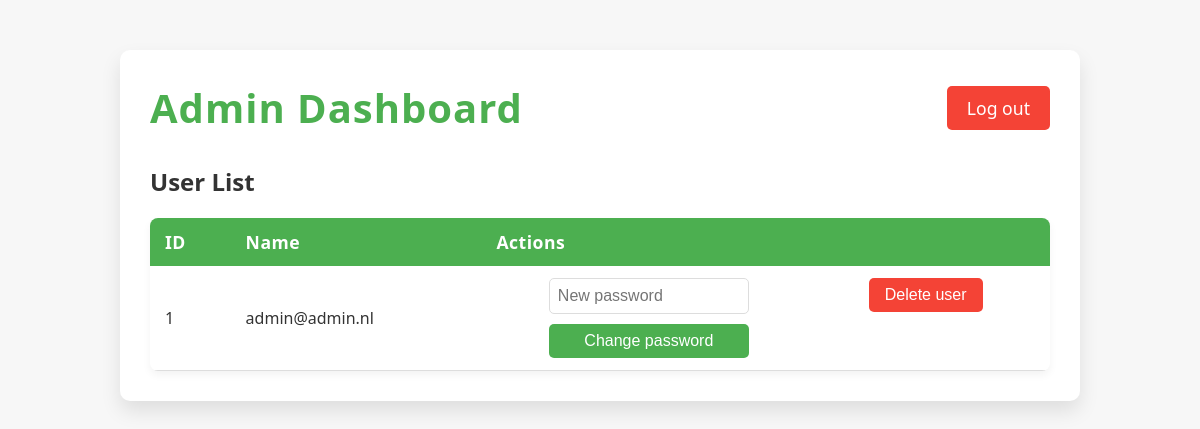
The app's page /admin/dashboard (signed in), older data.
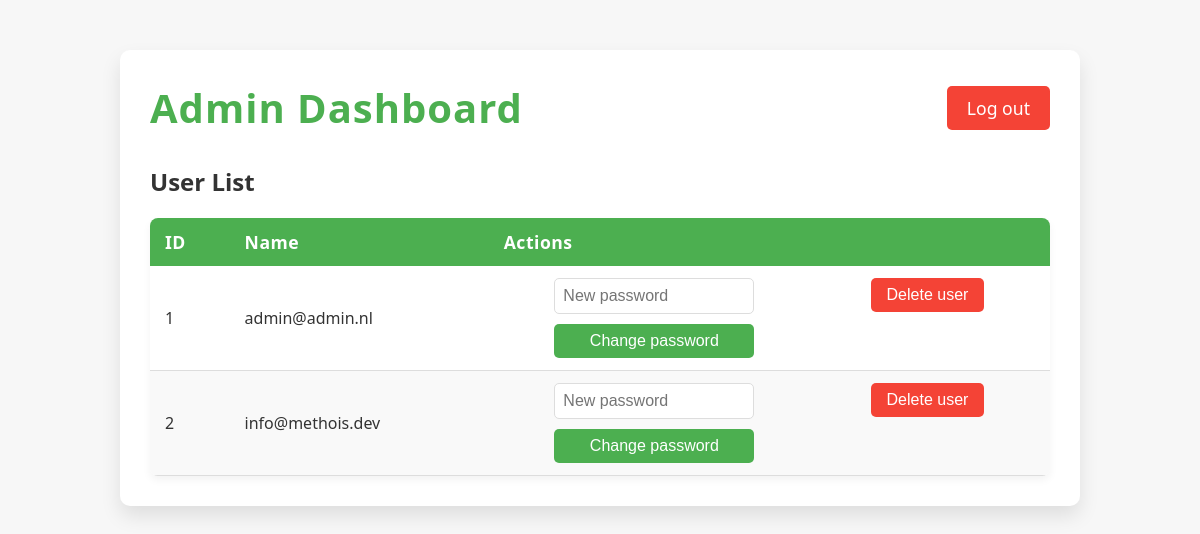
The same page, newer data.
### tables this page shows
CREATE TABLE gebruikers (
    id INTEGER PRIMARY KEY AUTOINCREMENT,
    naam TEXT NOT NULL,
    wachtwoord TEXT NOT NULL
);

### app.py (the view)
@app.route('/admin/dashboard')
def admin_dashboard():
    if not session.get('admin'):
        return redirect(url_for('admin_login'))
    conn = sqlite3.connect('database.db')
    cursor = conn.cursor()
    cursor.execute("SELECT id, naam, wachtwoord FROM gebruikers WHERE naam != 'admin'")
    users = cursor.fetchall()
    conn.close()
    return render_template('admin_dashboard.html', users=users)

### templates/admin_dashboard.html (shortened to what this page needs)
<!DOCTYPE html>
<html lang="en">
<head>
    <link rel="stylesheet" href="{{ url_for('static', filename='admin.css') }}">
</head>
<body>
    <div class="container">
        <header>
            <h1>Admin Dashboard</h1>
            <nav>
                <a href="{{ url_for('admin_logout') }}" class="logout-btn">Log out</a>
            </nav>
        </header>
        <section class="user-table">
            <h2>User List</h2>
            <table>
                <thead>
                    <tr>
                        <th>ID</th>
                        <th>Name</th>
                        <th>Actions</th>
                    </tr>
                </thead>
                <tbody>
                    {% for user in users %}
                    <tr>
                        <td>{{ user[0] }}</td>
                        <td>{{ user[1] }}</td>
                        <td class="actions">
                            <form action="{{ url_for('admin_change_password', user_id=user[0]) }}" method="POST">
                                <input type="password" name="new_password" placeholder="New password" required>
                                <button type="submit" class="action-btn">Change password</button>
                            </form>
                            <form action="{{ url_for('delete_user', user_id=user[0]) }}" method="POST">
                                <button type="submit" class="action-btn delete-btn">Delete user</button>
                            </form>
                        </td>
                    </tr>
                    {% endfor %}
                </tbody>
            </table>
        </section>
    </div>
</body>
</html>

### static/admin.css (style rules this page uses)
* { margin: 0; padding: 0; box-sizing: border-box; }
body { font-family: 'Segoe UI', Tahoma, Geneva, Verdana, sans-serif; background-color: #f7f7f7; color: #333; }
.container { width: 80%; margin: 50px auto; background: #fff; border-radius: 10px; box-shadow: 0 10px 20px rgba(0, 0, 0, 0.1); padding: 30px; }
header { display: flex; justify-content: space-between; align-items: center; margin-bottom: 30px; }
header h1 { font-size: 2.5rem; color: #4CAF50; letter-spacing: 1px; }
nav a.logout-btn { font-size: 1.1rem; color: #fff; background-color: #f44336; padding: 10px 20px; border-radius: 5px; text-decoration: none; }
table { width: 100%; border-collapse: collapse; margin-top: 20px; background-color: #fff; border-radius: 8px; overflow: hidden; box-shadow: 0 4px 8px rgba(0, 0, 0, 0.05); }
thead { background-color: #4CAF50; color: white; }
thead th { padding: 12px 15px; text-align: left; font-size: 1.1rem; letter-spacing: 0.5px; }
tbody tr { border-bottom: 1px solid #ddd; }
tbody tr:nth-child(even) { background-color: #f9f9f9; }
tbody td { padding: 12px 15px; font-size: 1rem; }
.actions { display: flex; gap: 15px; justify-content: space-around; }
.actions form { display: flex; flex-direction: column; }
input[type="password"] { padding: 8px; margin-bottom: 10px; border: 1px solid #ddd; border-radius: 5px; font-size: 1rem; width: 200px; }
button { background-color: #4CAF50; color: white; border: none; padding: 8px 16px; font-size: 1rem; border-radius: 5px; cursor: pointer; width: 100%; transition: background-color 0.3s ease; }
.delete-btn { background-color: #f44336; }

Row changes from the older to the newer data that the page shows:
added gebruikers: id "2", naam "info@methois.dev"
